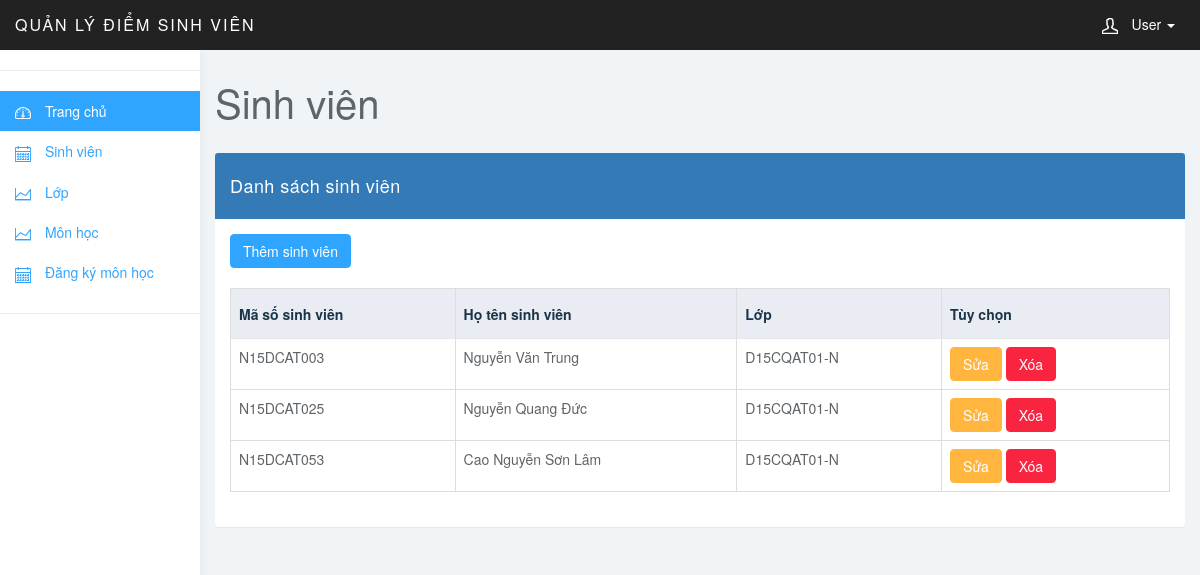
The page /qldsv/sinhvien.php on the database its author committed.
### tables this page shows
CREATE TABLE `sinhvien` (
  `MaSV` varchar(10) NOT NULL,
  `HotenSV` varchar(50) NOT NULL,
  `Lop` varchar(11) NOT NULL
);

### qldsv/class/goc.php (called while the page is built, shortened)
<?php
class goc {
    public $host = "localhost";
    public $user = "root";
    public $pass = "";
    public $dbname = "qldsv";
    function __construct()
    {
        $this->db = new mysqli($this->host, $this->user, $this->pass, $this->dbname);
    }
}
?>

### qldsv/class/quantri.php (called while the page is built, shortened)
<?php
require "goc.php";
class quantri extends goc {
    function SV_Load() {
        $sql = "SELECT * FROM sinhvien";
        $kq = $this->db->query($sql);
        return $kq;
    }
}
?>

### qldsv/sinhvien.php (the view, shortened to what this page needs)
<?php
require_once "class/quantri.php";
$qt = new quantri();
$showLoad = $qt->SV_Load();
?>
<!DOCTYPE html>
<html>
<head>
<link href="css/bootstrap.min.css" rel="stylesheet">
<link href="css/datepicker3.css" rel="stylesheet">
<link href="css/styles.css" rel="stylesheet">
</head>
<body>
<?php include "menu.php"; ?>
	<div class="col-sm-9 col-sm-offset-3 col-lg-10 col-lg-offset-2 main">
		<div class="row">
			<div class="col-lg-12">
				<h1 class="page-header">Sinh viên</h1>
			</div>
		</div>
		<div class="row">
			<div class="col-xs-12 col-md-12 col-lg-12">
				<div class="panel panel-primary">
					<div class="panel-heading">Danh sách sinh viên</div>
					<div class="panel-body">
						<div class="bootstrap-table">
							<div class="table-responsive">
								<a href="addsinhvien.php" class="btn btn-primary">Thêm sinh viên</a>
								<table class="table table-bordered" style="margin-top:20px;">
									<thead>
										<tr class="bg-primary">
											<th>Mã số sinh viên</th>
											<th width="30%">Họ tên sinh viên</th>
											<th>Lớp</th>
											<th>Tùy chọn</th>
										</tr>
									</thead>
									<tbody>
                                    <?php while ($sv = $showLoad->fetch_assoc()) { ?>
										<tr>
											<td><?=$sv['MaSV'] ?></td>
											<td><?=$sv['HotenSV'] ?></td>
											<td><?=$sv['Lop'] ?></td>
											<td>
												<a href="editsinhvien.php?idSV=<?=$sv['MaSV'] ?>" class="btn btn-warning"><i class="fa fa-pencil" aria-hidden="true"></i> Sửa</a>
												<a href="deletesinhvien.php?idSV=<?=$sv['MaSV'] ?>" class="btn btn-danger"><i class="fa fa-trash" aria-hidden="true"></i> Xóa</a>
											</td>
										</tr>
                                    <?php } ?>
									</tbody>
								</table>
							</div>
						</div>
					</div>
				</div>
			</div>
		</div>
	</div>
</body>
</html>

### qldsv/css/styles.css (style rules this page uses)
body { background: #f1f4f7; padding-top: 50px; color: #5f6468; }
a, a:hover, a:focus { color: #30a5ff; }
h1, h2, h3, h4, h5, h6 { color: #5f6468; }
h1 { font-weight: 300; font-size: 40px; }
.btn-primary, .btn-primary:hover, .btn-primary:focus, .btn-primary:active, .btn-primary.active, .open > .dropdown-toggle.btn-primary, .btn-primary.disabled, .btn-primary[disabled], fieldset[disabled] .btn-primary, .btn-primary.disabled:hover, .btn-primary[disabled]:hover, fieldset[disabled] .btn-primary:hover, .btn-primary.disabled:focus, .btn-primary[disabled]:focus, fieldset[disabled] .btn-primary:focus, .btn-primary.disabled:active, .btn-primary[disabled]:active, fieldset[disabled] .btn-primary:active, .btn-primary.disabled.active, .btn-primary[disabled].active, fieldset[disabled] .btn-primary.active { background-color: #30a5ff; border-color: #30a5ff; }
.btn-warning, .btn-warning:hover, .btn-warning:focus, .btn-warning:active, .btn-warning.active, .open > .dropdown-toggle.btn-warning, .btn-warning.disabled, .btn-warning[disabled], fieldset[disabled] .btn-warning, .btn-warning.disabled:hover, .btn-warning[disabled]:hover, fieldset[disabled] .btn-warning:hover, .btn-warning.disabled:focus, .btn-warning[disabled]:focus, fieldset[disabled] .btn-warning:focus, .btn-warning.disabled:active, .btn-warning[disabled]:active, fieldset[disabled] .btn-warning:active, .btn-warning.disabled.active, .btn-warning[disabled].active, fieldset[disabled] .btn-warning.active { background-color: #ffb53e; border-color: #ffb53e; }
.btn-danger, .btn-danger:hover, .btn-danger:focus, .btn-danger:active, .btn-danger.active, .open > .dropdown-toggle.btn-danger, .btn-danger.disabled, .btn-danger[disabled], fieldset[disabled] .btn-danger, .btn-danger.disabled:hover, .btn-danger[disabled]:hover, fieldset[disabled] .btn-danger:hover, .btn-danger.disabled:focus, .btn-danger[disabled]:focus, fieldset[disabled] .btn-danger:focus, .btn-danger.disabled:active, .btn-danger[disabled]:active, fieldset[disabled] .btn-danger:active, .btn-danger.disabled.active, .btn-danger[disabled].active, fieldset[disabled] .btn-danger.active { background-color: #f9243f; border-color: #f9243f; }
.bg-primary { color: #1b3548; background-color: #e9ecf2; }
.panel { border: 0; }
.panel-heading { font-size: 18px; font-weight: 300; letter-spacing: 0.025em; height: 66px; line-height: 45px; }
h1.page-header { margin-top: 30px; border-bottom: 0; }
.table { background: #fff; }
.table>thead>tr>th { border-bottom: 1px solid #e6e7e8; vertical-align: middle; height: 50px; }

### rows shown on the page
sinhvien: MaSV "N15DCAT003", HotenSV "Nguyễn Văn Trung", Lop "D15CQAT01-N"
sinhvien: MaSV "N15DCAT025", HotenSV "Nguyễn Quang Đức", Lop "D15CQAT01-N"
sinhvien: MaSV "N15DCAT053", HotenSV "Cao Nguyễn Sơn Lâm", Lop "D15CQAT01-N"
